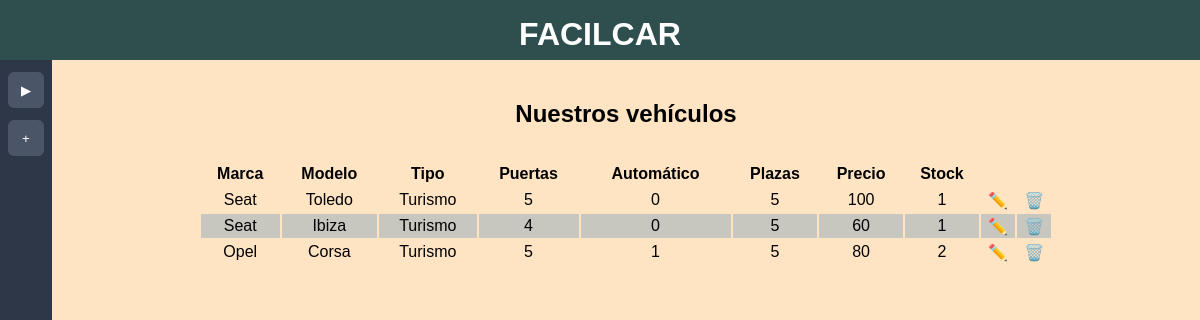
The page / on the database its author committed.
### tables this page shows
CREATE TABLE `vehiculos` (
  `id_vehiculo` int NOT NULL AUTO_INCREMENT,
  `marca` varchar(20) NOT NULL,
  `modelo` varchar(20) NOT NULL,
  `tipo` enum('Moto','Turismo','Furgoneta') NOT NULL,
  `numero_puertas` int DEFAULT NULL,
  `automatico` tinyint DEFAULT NULL,
  `plazas` int DEFAULT NULL,
  `precio_dia` decimal(10,0) DEFAULT NULL,
  `stock` int DEFAULT '1',
  PRIMARY KEY (`id_vehiculo`)
);

### index.php (the view, shortened to what this page needs)
<?php
include_once 'connection.php';
$select = "SELECT * FROM vehiculos";
$sql_select = $conn->prepare($select);
$sql_select->execute();
$resultadoSelect = $sql_select->fetchAll();
?>
<!DOCTYPE html>
<html lang="es">
<head>
  <link rel="stylesheet" href="css/style.css" />
  <link rel="stylesheet" href="css/panell_lateral.css" />
</head>
    <body>
        <header>
            <h1>FACILCAR</h1>
        </header>
        <div class="layout">
            <aside class="barra">
                <button class="boton-panel"
                    data-panel="formulario"
                    data-tooltip="Abrir formulario"
                    data-tooltip-abrir="Abrir formulario"
                    data-tooltip-cerrar="Cerrar formulario">
                    <span class="icono flecha"></span>
                </button>
                <button class="boton-panel"
                    data-panel="nuevo"
                    data-tooltip="Nuevo registro"
                    data-tooltip-abrir="Nuevo registro"
                    data-tooltip-cerrar="Cerrar panel"
                    >
                    <span class="icono mas">+</span>
                </button>
            </aside>
            <main>
                <h2>
                    Nuestros vehículos
                </h2>
                <table>
      <thead>
        <tr>
          <th>Marca</th>
          <th>Modelo</th>
          <th>Tipo</th>
          <th>Puertas</th>
          <th>Automático</th>
          <th>Plazas</th>
          <th>Precio</th>
          <th>Stock</th>
          <th></th>
          <th></th>
        </tr>
      </thead>
      <tbody>
        <?php foreach ($resultadoSelect as $vehiculo) : ?>
          <tr>
                <td><?php echo $vehiculo['marca'] ?></td>
                <td><?= $vehiculo['modelo'] ?></td>
                <td><?= $vehiculo['tipo'] ?></td>
                <td><?= $vehiculo['numero_puertas'] ?></td>
                <td><?= $vehiculo['automatico'] ?></td>
                <td><?= $vehiculo['plazas'] ?></td>
                <td><?= $vehiculo['precio_dia'] ?></td>
                <td><?= $vehiculo['stock'] ?></td>
                <td> <a href="index.php?id=<?php echo $vehiculo['id_vehiculo']; ?>" class="float-right edit"> ✏️ </a></td>
                <td> <a href="delete.php?id=<?php echo $vehiculo['id_vehiculo']; ?>" class="float-right ml-3"> 🗑️ </a></td>
          </tr>
        <?php endforeach ?>
      </tbody>
    </table>
  </main>
        </div>
    </body>
</html>

### css/style.css (style rules this page uses)
* { margin: 0; padding: 0; box-sizing: border-box; font-family: 'Segoe UI', Tahoma, Geneva, Verdana, sans-serif; }
header { background-color: darkslategrey; padding: 1rem 0; text-align: center; height: 60px; color: white; }
h1, h2 { text-align: center; }

### css/panell_lateral.css (style rules this page uses)
* { margin: 0; padding: 0; box-sizing: border-box; font-family: Verdana, Geneva, Tahoma, sans-serif; }
body { background-color: bisque; }
.layout { display: flex; height: calc(100vh - 60px); overflow: hidden; }
.barra { width: 52px; background: #2d3748; display: flex; flex-direction: column; align-items: center; gap: 12px; padding: 12px 8px; flex-shrink: 0; }
.boton-panel { width: 36px; height: 36px; border: none; border-radius: 6px; background: #4a5568; color: white; cursor: pointer; position: relative; transition: .25s; }
main { flex: 1; padding: 40px; overflow: auto; }
.boton-panel::after { content: attr(data-tooltip); position: absolute; left: calc(100% + 12px); top: 50%; transform: translateY(-50%); background: #333; color: white; padding: 8px 12px; border-radius: 6px; font-size: 14px; white-space: nowrap; opacity: 0; pointer-events: none; transition: .2s; }
.flecha::before { content: "▶"; }

### rows shown on the page
vehiculos: marca "Seat", modelo "Toledo", tipo "Turismo", numero_puertas "5", automatico "0", plazas "5", precio_dia "100", stock "1"
vehiculos: marca "Seat", modelo "Ibiza", tipo "Turismo", numero_puertas "4", automatico "0", plazas "5", precio_dia "60", stock "1"
vehiculos: marca "Opel", modelo "Corsa", tipo "Turismo", numero_puertas "5", automatico "1", plazas "5", precio_dia "80", stock "2"
